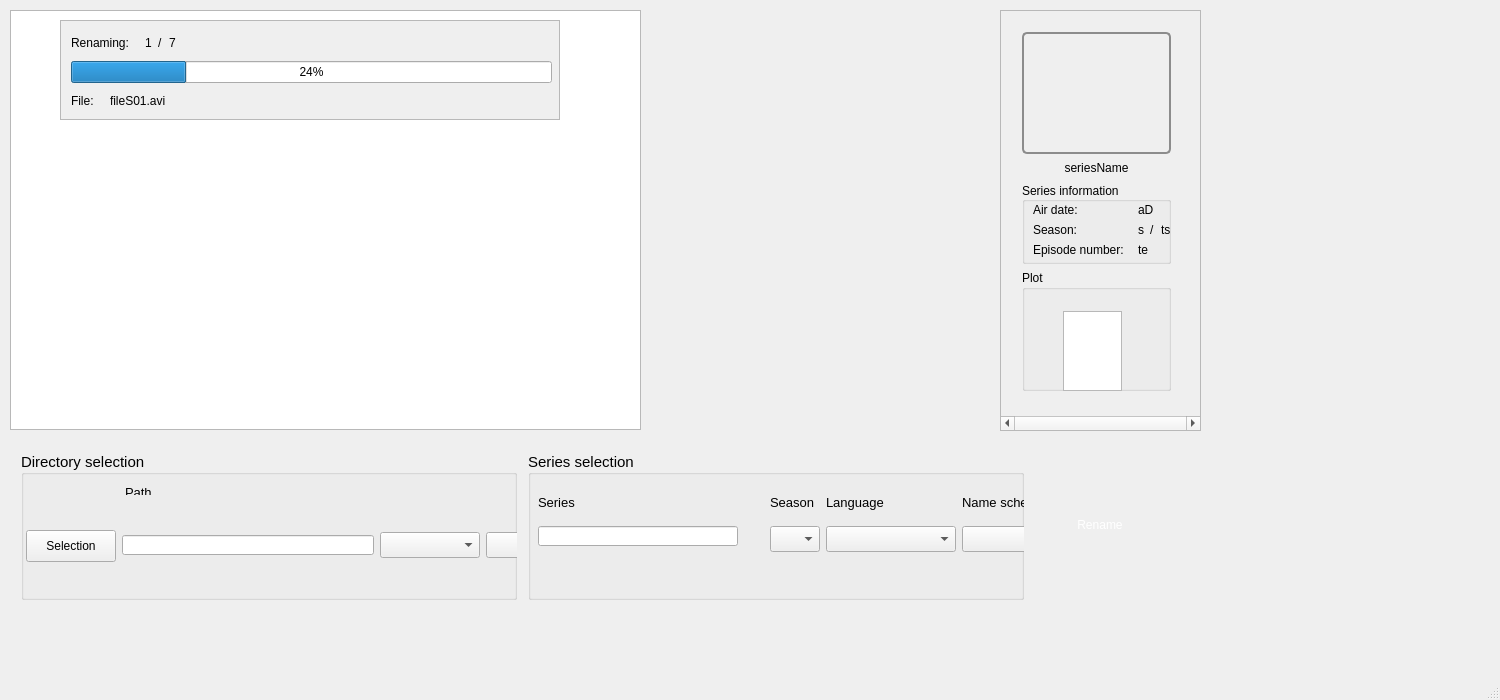
<?xml version="1.0" encoding="UTF-8"?>
<ui version="4.0">
 <class>MainWindow</class>
 <widget class="QMainWindow" name="MainWindow">
  <property name="geometry">
   <rect>
    <x>0</x>
    <y>0</y>
    <width>1500</width>
    <height>700</height>
   </rect>
  </property>
  <property name="minimumSize">
   <size>
    <width>1050</width>
    <height>620</height>
   </size>
  </property>
  <property name="windowTitle">
   <string>SeriesScraper</string>
  </property>
  <property name="windowIcon">
   <iconset>
    <normaloff>:/images/app_logo/seriesScraper_icon.png</normaloff>:/images/app_logo/seriesScraper_icon.png</iconset>
  </property>
  <property name="unifiedTitleAndToolBarOnMac">
   <bool>true</bool>
  </property>
  <widget class="QWidget" name="centralWidget">
   <property name="minimumSize">
    <size>
     <width>800</width>
     <height>500</height>
    </size>
   </property>
   <property name="styleSheet">
    <string notr="true">#renameButton {
	color: rgb(255, 255, 255);
	background-image: url(:/images/button_blue.png);
	border: none;
	outline: none;
}

#renameButton:pressed {
	background-image: url(:/images/button_blue_pressed.png);
}

#renameButton:!enabled {
	color: rgb(200, 200, 200);
	background-image: url(:/images/button_grey.png);
}

#posterInfoLabel {
	border-radius: 5px;
    border: 2px solid #8c8c8c;
}</string>
   </property>
   <widget class="QTableWidget" name="episodeNameTable">
    <property name="geometry">
     <rect>
      <x>10</x>
      <y>10</y>
      <width>631</width>
      <height>420</height>
     </rect>
    </property>
    <property name="focusPolicy">
     <enum>Qt::ClickFocus</enum>
    </property>
    <property name="autoFillBackground">
     <bool>false</bool>
    </property>
    <property name="horizontalScrollBarPolicy">
     <enum>Qt::ScrollBarAsNeeded</enum>
    </property>
   </widget>
   <widget class="QScrollArea" name="additionalInfoScrollArea">
    <property name="geometry">
     <rect>
      <x>1000</x>
      <y>10</y>
      <width>201</width>
      <height>421</height>
     </rect>
    </property>
    <property name="focusPolicy">
     <enum>Qt::NoFocus</enum>
    </property>
    <property name="horizontalScrollBarPolicy">
     <enum>Qt::ScrollBarAlwaysOn</enum>
    </property>
    <property name="sizeAdjustPolicy">
     <enum>QAbstractScrollArea::AdjustIgnored</enum>
    </property>
    <property name="widgetResizable">
     <bool>true</bool>
    </property>
    <property name="alignment">
     <set>Qt::AlignCenter</set>
    </property>
    <widget class="QWidget" name="scrollAreaWidgetContents">
     <property name="geometry">
      <rect>
       <x>0</x>
       <y>8</y>
       <width>199</width>
       <height>403</height>
      </rect>
     </property>
     <widget class="QWidget" name="horizontalLayoutWidget_4">
      <property name="geometry">
       <rect>
        <x>0</x>
        <y>0</y>
        <width>191</width>
        <height>401</height>
       </rect>
      </property>
      <layout class="QHBoxLayout" name="additionalScrollAreaHorizontalLayout">
       <item>
        <spacer name="horizontalSpacer_8">
         <property name="orientation">
          <enum>Qt::Horizontal</enum>
         </property>
         <property name="sizeType">
          <enum>QSizePolicy::Fixed</enum>
         </property>
         <property name="sizeHint" stdset="0">
          <size>
           <width>10</width>
           <height>20</height>
          </size>
         </property>
        </spacer>
       </item>
       <item>
        <layout class="QVBoxLayout" name="verticalLayout_3">
         <item>
          <spacer name="verticalSpacer_2">
           <property name="orientation">
            <enum>Qt::Vertical</enum>
           </property>
           <property name="sizeType">
            <enum>QSizePolicy::Fixed</enum>
           </property>
           <property name="sizeHint" stdset="0">
            <size>
             <width>20</width>
             <height>10</height>
            </size>
           </property>
          </spacer>
         </item>
         <item>
          <layout class="QHBoxLayout" name="horizontalLayout">
           <item>
            <widget class="QLabel" name="posterInfoLabel">
             <property name="sizePolicy">
              <sizepolicy hsizetype="Preferred" vsizetype="Preferred">
               <horstretch>0</horstretch>
               <verstretch>0</verstretch>
              </sizepolicy>
             </property>
             <property name="minimumSize">
              <size>
               <width>80</width>
               <height>120</height>
              </size>
             </property>
             <property name="baseSize">
              <size>
               <width>0</width>
               <height>9</height>
              </size>
             </property>
             <property name="layoutDirection">
              <enum>Qt::LeftToRight</enum>
             </property>
             <property name="styleSheet">
              <string notr="true"/>
             </property>
             <property name="text">
              <string/>
             </property>
             <property name="alignment">
              <set>Qt::AlignCenter</set>
             </property>
            </widget>
           </item>
          </layout>
         </item>
         <item>
          <widget class="QLabel" name="seriesNameInfoLabelData">
           <property name="minimumSize">
            <size>
             <width>0</width>
             <height>16</height>
            </size>
           </property>
           <property name="maximumSize">
            <size>
             <width>16777215</width>
             <height>16</height>
            </size>
           </property>
           <property name="font">
            <font>
             <family>Segoe UI</family>
            </font>
           </property>
           <property name="text">
            <string>seriesName</string>
           </property>
           <property name="alignment">
            <set>Qt::AlignCenter</set>
           </property>
          </widget>
         </item>
         <item>
          <widget class="QGroupBox" name="infoGroupBox">
           <property name="minimumSize">
            <size>
             <width>0</width>
             <height>82</height>
            </size>
           </property>
           <property name="maximumSize">
            <size>
             <width>16777215</width>
             <height>82</height>
            </size>
           </property>
           <property name="title">
            <string>Series information</string>
           </property>
           <property name="alignment">
            <set>Qt::AlignLeading|Qt::AlignLeft|Qt::AlignVCenter</set>
           </property>
           <widget class="QWidget" name="horizontalLayoutWidget_2">
            <property name="geometry">
             <rect>
              <x>0</x>
              <y>10</y>
              <width>181</width>
              <height>76</height>
             </rect>
            </property>
            <layout class="QHBoxLayout" name="seriesInfohorizontalLayout">
             <property name="sizeConstraint">
              <enum>QLayout::SetDefaultConstraint</enum>
             </property>
             <item>
              <layout class="QVBoxLayout" name="verticalLayout">
               <property name="leftMargin">
                <number>0</number>
               </property>
               <property name="rightMargin">
                <number>5</number>
               </property>
               <item>
                <widget class="QLabel" name="airDateInfoLabel">
                 <property name="font">
                  <font>
                   <family>Segoe UI</family>
                  </font>
                 </property>
                 <property name="text">
                  <string>Air date:</string>
                 </property>
                </widget>
               </item>
               <item>
                <widget class="QLabel" name="seasonInfoLabel">
                 <property name="font">
                  <font>
                   <family>Segoe UI</family>
                  </font>
                 </property>
                 <property name="text">
                  <string>Season:</string>
                 </property>
                </widget>
               </item>
               <item>
                <widget class="QLabel" name="totalEpisodesInfoLabel">
                 <property name="font">
                  <font>
                   <family>Segoe UI</family>
                  </font>
                 </property>
                 <property name="text">
                  <string>Episode number: </string>
                 </property>
                </widget>
               </item>
              </layout>
             </item>
             <item>
              <layout class="QVBoxLayout" name="verticalLayout_2">
               <item>
                <widget class="QLabel" name="airDateInfoLabelData">
                 <property name="font">
                  <font>
                   <family>Segoe UI</family>
                  </font>
                 </property>
                 <property name="text">
                  <string>aD</string>
                 </property>
                </widget>
               </item>
               <item>
                <layout class="QHBoxLayout" name="horizontalLayout_2">
                 <item>
                  <widget class="QLabel" name="seasonInfoLabelData">
                   <property name="text">
                    <string>s</string>
                   </property>
                  </widget>
                 </item>
                 <item>
                  <widget class="QLabel" name="ofInfoLabel">
                   <property name="text">
                    <string>/</string>
                   </property>
                  </widget>
                 </item>
                 <item>
                  <widget class="QLabel" name="totalSeasonInfoLabelData">
                   <property name="text">
                    <string>ts</string>
                   </property>
                  </widget>
                 </item>
                 <item>
                  <spacer name="horizontalSpacer">
                   <property name="orientation">
                    <enum>Qt::Horizontal</enum>
                   </property>
                   <property name="sizeType">
                    <enum>QSizePolicy::Expanding</enum>
                   </property>
                   <property name="sizeHint" stdset="0">
                    <size>
                     <width>20</width>
                     <height>20</height>
                    </size>
                   </property>
                  </spacer>
                 </item>
                </layout>
               </item>
               <item>
                <widget class="QLabel" name="totalEpisodesInfoLabelData">
                 <property name="font">
                  <font>
                   <family>Segoe UI</family>
                  </font>
                 </property>
                 <property name="text">
                  <string>te</string>
                 </property>
                </widget>
               </item>
              </layout>
             </item>
            </layout>
           </widget>
          </widget>
         </item>
         <item>
          <widget class="QGroupBox" name="plotGroupBox">
           <property name="title">
            <string>Plot</string>
           </property>
           <widget class="QWidget" name="verticalLayoutWidget_3">
            <property name="geometry">
             <rect>
              <x>30</x>
              <y>30</y>
              <width>81</width>
              <height>102</height>
             </rect>
            </property>
            <layout class="QVBoxLayout" name="plotTextVerticalLayout">
             <item>
              <widget class="QPlainTextEdit" name="plotPlainTextEdit">
               <property name="sizePolicy">
                <sizepolicy hsizetype="Expanding" vsizetype="Expanding">
                 <horstretch>0</horstretch>
                 <verstretch>0</verstretch>
                </sizepolicy>
               </property>
               <property name="minimumSize">
                <size>
                 <width>0</width>
                 <height>60</height>
                </size>
               </property>
               <property name="maximumSize">
                <size>
                 <width>16777215</width>
                 <height>300</height>
                </size>
               </property>
               <property name="focusPolicy">
                <enum>Qt::ClickFocus</enum>
               </property>
               <property name="frameShape">
                <enum>QFrame::StyledPanel</enum>
               </property>
               <property name="frameShadow">
                <enum>QFrame::Sunken</enum>
               </property>
               <property name="undoRedoEnabled">
                <bool>false</bool>
               </property>
               <property name="readOnly">
                <bool>true</bool>
               </property>
               <property name="cursorWidth">
                <number>0</number>
               </property>
               <property name="textInteractionFlags">
                <set>Qt::TextSelectableByKeyboard|Qt::TextSelectableByMouse</set>
               </property>
               <property name="backgroundVisible">
                <bool>false</bool>
               </property>
              </widget>
             </item>
            </layout>
           </widget>
          </widget>
         </item>
         <item>
          <spacer name="verticalSpacer_4">
           <property name="orientation">
            <enum>Qt::Vertical</enum>
           </property>
           <property name="sizeType">
            <enum>QSizePolicy::Fixed</enum>
           </property>
           <property name="sizeHint" stdset="0">
            <size>
             <width>20</width>
             <height>10</height>
            </size>
           </property>
          </spacer>
         </item>
        </layout>
       </item>
       <item>
        <spacer name="horizontalSpacer_9">
         <property name="orientation">
          <enum>Qt::Horizontal</enum>
         </property>
         <property name="sizeType">
          <enum>QSizePolicy::Fixed</enum>
         </property>
         <property name="sizeHint" stdset="0">
          <size>
           <width>10</width>
           <height>20</height>
          </size>
         </property>
        </spacer>
       </item>
      </layout>
     </widget>
    </widget>
   </widget>
   <widget class="QWidget" name="centralControlElementWidget" native="true">
    <property name="geometry">
     <rect>
      <x>10</x>
      <y>440</y>
      <width>1171</width>
      <height>200</height>
     </rect>
    </property>
    <property name="minimumSize">
     <size>
      <width>0</width>
      <height>200</height>
     </size>
    </property>
    <property name="maximumSize">
     <size>
      <width>16777215</width>
      <height>200</height>
     </size>
    </property>
    <widget class="QWidget" name="horizontalLayoutWidget_5">
     <property name="geometry">
      <rect>
       <x>0</x>
       <y>0</y>
       <width>1161</width>
       <height>171</height>
      </rect>
     </property>
     <layout class="QHBoxLayout" name="controlElementshorizontalLayout">
      <item>
       <widget class="QGroupBox" name="pathGroupBox">
        <property name="font">
         <font>
          <family>Segoe UI</family>
          <pointsize>11</pointsize>
         </font>
        </property>
        <property name="title">
         <string>Directory selection</string>
        </property>
        <property name="alignment">
         <set>Qt::AlignLeading|Qt::AlignLeft|Qt::AlignVCenter</set>
        </property>
        <widget class="QWidget" name="horizontalLayoutWidget">
         <property name="geometry">
          <rect>
           <x>0</x>
           <y>20</y>
           <width>907</width>
           <height>129</height>
          </rect>
         </property>
         <layout class="QHBoxLayout" name="directorySelectionHorizontalLayout">
          <property name="leftMargin">
           <number>5</number>
          </property>
          <property name="rightMargin">
           <number>5</number>
          </property>
          <property name="bottomMargin">
           <number>10</number>
          </property>
          <item>
           <layout class="QVBoxLayout" name="selectionButtonVerticalLayout">
            <item>
             <spacer name="verticalSpacer">
              <property name="orientation">
               <enum>Qt::Vertical</enum>
              </property>
              <property name="sizeType">
               <enum>QSizePolicy::Fixed</enum>
              </property>
              <property name="sizeHint" stdset="0">
               <size>
                <width>10</width>
                <height>20</height>
               </size>
              </property>
             </spacer>
            </item>
            <item>
             <widget class="QPushButton" name="selectionButton">
              <property name="minimumSize">
               <size>
                <width>90</width>
                <height>32</height>
               </size>
              </property>
              <property name="maximumSize">
               <size>
                <width>120</width>
                <height>32</height>
               </size>
              </property>
              <property name="font">
               <font>
                <family>Segoe UI</family>
               </font>
              </property>
              <property name="text">
               <string>Selection</string>
              </property>
             </widget>
            </item>
           </layout>
          </item>
          <item>
           <layout class="QVBoxLayout" name="verticalLayout_6">
            <item>
             <widget class="QLabel" name="pathLabel">
              <property name="sizePolicy">
               <sizepolicy hsizetype="Preferred" vsizetype="Fixed">
                <horstretch>0</horstretch>
                <verstretch>0</verstretch>
               </sizepolicy>
              </property>
              <property name="maximumSize">
               <size>
                <width>16777215</width>
                <height>13</height>
               </size>
              </property>
              <property name="font">
               <font>
                <family>Segoe UI</family>
                <pointsize>10</pointsize>
               </font>
              </property>
              <property name="text">
               <string>Path</string>
              </property>
              <property name="textFormat">
               <enum>Qt::AutoText</enum>
              </property>
              <property name="alignment">
               <set>Qt::AlignLeading|Qt::AlignLeft|Qt::AlignTop</set>
              </property>
              <property name="margin">
               <number>0</number>
              </property>
              <property name="indent">
               <number>3</number>
              </property>
             </widget>
            </item>
            <item>
             <layout class="QHBoxLayout" name="directoryWidgetHorizontalLayout">
              <item>
               <widget class="QLineEdit" name="directPathInputLineEdit">
                <property name="minimumSize">
                 <size>
                  <width>200</width>
                  <height>20</height>
                 </size>
                </property>
                <property name="maximumSize">
                 <size>
                  <width>16777215</width>
                  <height>20</height>
                 </size>
                </property>
               </widget>
              </item>
              <item>
               <widget class="QComboBox" name="pathStructure4ComboBox">
                <property name="minimumSize">
                 <size>
                  <width>100</width>
                  <height>26</height>
                 </size>
                </property>
                <property name="maximumSize">
                 <size>
                  <width>220</width>
                  <height>26</height>
                 </size>
                </property>
                <property name="insertPolicy">
                 <enum>QComboBox::InsertAtBottom</enum>
                </property>
               </widget>
              </item>
              <item>
               <widget class="QComboBox" name="pathStructure3ComboBox">
                <property name="minimumSize">
                 <size>
                  <width>100</width>
                  <height>26</height>
                 </size>
                </property>
                <property name="maximumSize">
                 <size>
                  <width>220</width>
                  <height>26</height>
                 </size>
                </property>
               </widget>
              </item>
              <item>
               <widget class="QComboBox" name="pathStructure2ComboBox">
                <property name="minimumSize">
                 <size>
                  <width>100</width>
                  <height>26</height>
                 </size>
                </property>
                <property name="maximumSize">
                 <size>
                  <width>220</width>
                  <height>26</height>
                 </size>
                </property>
               </widget>
              </item>
              <item>
               <widget class="QComboBox" name="pathStructure1ComboBox">
                <property name="minimumSize">
                 <size>
                  <width>100</width>
                  <height>26</height>
                 </size>
                </property>
                <property name="maximumSize">
                 <size>
                  <width>300</width>
                  <height>26</height>
                 </size>
                </property>
               </widget>
              </item>
              <item>
               <widget class="QPushButton" name="pathStructureContentButton">
                <property name="minimumSize">
                 <size>
                  <width>50</width>
                  <height>32</height>
                 </size>
                </property>
                <property name="maximumSize">
                 <size>
                  <width>50</width>
                  <height>16777215</height>
                 </size>
                </property>
                <property name="text">
                 <string/>
                </property>
                <property name="icon">
                 <iconset resource="../images/resource.qrc">
                  <normaloff>:/ui_icons/arrow_down.png</normaloff>:/ui_icons/arrow_down.png</iconset>
                </property>
               </widget>
              </item>
              <item>
               <widget class="QPushButton" name="directoryUpdateButton">
                <property name="enabled">
                 <bool>false</bool>
                </property>
                <property name="minimumSize">
                 <size>
                  <width>50</width>
                  <height>32</height>
                 </size>
                </property>
                <property name="maximumSize">
                 <size>
                  <width>50</width>
                  <height>32</height>
                 </size>
                </property>
                <property name="text">
                 <string/>
                </property>
                <property name="icon">
                 <iconset>
                  <normalon>:/ui_icons/update.png</normalon>
                 </iconset>
                </property>
               </widget>
              </item>
              <item>
               <widget class="QLabel" name="correctPathLabel">
                <property name="text">
                 <string/>
                </property>
               </widget>
              </item>
             </layout>
            </item>
           </layout>
          </item>
         </layout>
        </widget>
       </widget>
      </item>
      <item>
       <spacer name="horizontalSpacer_2">
        <property name="orientation">
         <enum>Qt::Horizontal</enum>
        </property>
        <property name="sizeType">
         <enum>QSizePolicy::Fixed</enum>
        </property>
        <property name="sizeHint" stdset="0">
         <size>
          <width>5</width>
          <height>20</height>
         </size>
        </property>
       </spacer>
      </item>
      <item>
       <widget class="QGroupBox" name="seriesGroupBox">
        <property name="font">
         <font>
          <family>Segoe UI</family>
          <pointsize>11</pointsize>
         </font>
        </property>
        <property name="title">
         <string>Series selection</string>
        </property>
        <property name="alignment">
         <set>Qt::AlignLeading|Qt::AlignLeft|Qt::AlignVCenter</set>
        </property>
        <widget class="QWidget" name="horizontalLayoutWidget_3">
         <property name="geometry">
          <rect>
           <x>0</x>
           <y>20</y>
           <width>575</width>
           <height>101</height>
          </rect>
         </property>
         <layout class="QHBoxLayout" name="seriesSelectionHorizontalLayout">
          <property name="leftMargin">
           <number>10</number>
          </property>
          <property name="rightMargin">
           <number>10</number>
          </property>
          <property name="bottomMargin">
           <number>10</number>
          </property>
          <item>
           <layout class="QVBoxLayout" name="seriesVerticalLayout">
            <item>
             <widget class="QLabel" name="seriesLabel">
              <property name="maximumSize">
               <size>
                <width>16777215</width>
                <height>18</height>
               </size>
              </property>
              <property name="font">
               <font>
                <family>Segoe UI</family>
                <pointsize>10</pointsize>
               </font>
              </property>
              <property name="text">
               <string>Series</string>
              </property>
              <property name="alignment">
               <set>Qt::AlignBottom|Qt::AlignLeading|Qt::AlignLeft</set>
              </property>
             </widget>
            </item>
            <item>
             <layout class="QHBoxLayout" name="seriesLineEditHorizontalLayout">
              <item>
               <widget class="QLineEdit" name="seriesLineEdit">
                <property name="minimumSize">
                 <size>
                  <width>120</width>
                  <height>20</height>
                 </size>
                </property>
                <property name="maximumSize">
                 <size>
                  <width>200</width>
                  <height>20</height>
                 </size>
                </property>
                <property name="font">
                 <font>
                  <family>Segoe UI</family>
                 </font>
                </property>
                <property name="autoFillBackground">
                 <bool>false</bool>
                </property>
               </widget>
              </item>
              <item>
               <widget class="QLabel" name="correctSeriesLabel">
                <property name="minimumSize">
                 <size>
                  <width>20</width>
                  <height>20</height>
                 </size>
                </property>
                <property name="maximumSize">
                 <size>
                  <width>20</width>
                  <height>20</height>
                 </size>
                </property>
                <property name="text">
                 <string/>
                </property>
               </widget>
              </item>
             </layout>
            </item>
            <item>
             <spacer name="verticalSpacer_3">
              <property name="orientation">
               <enum>Qt::Vertical</enum>
              </property>
              <property name="sizeType">
               <enum>QSizePolicy::Fixed</enum>
              </property>
              <property name="sizeHint" stdset="0">
               <size>
                <width>20</width>
                <height>5</height>
               </size>
              </property>
             </spacer>
            </item>
           </layout>
          </item>
          <item>
           <layout class="QVBoxLayout" name="seasonVerticalLayout">
            <item>
             <widget class="QLabel" name="seasonLabel">
              <property name="maximumSize">
               <size>
                <width>16777215</width>
                <height>18</height>
               </size>
              </property>
              <property name="font">
               <font>
                <family>Segoe UI</family>
                <pointsize>10</pointsize>
               </font>
              </property>
              <property name="text">
               <string>Season</string>
              </property>
              <property name="alignment">
               <set>Qt::AlignBottom|Qt::AlignLeading|Qt::AlignLeft</set>
              </property>
             </widget>
            </item>
            <item>
             <widget class="QComboBox" name="seasonComboBox">
              <property name="minimumSize">
               <size>
                <width>50</width>
                <height>26</height>
               </size>
              </property>
              <property name="maximumSize">
               <size>
                <width>50</width>
                <height>26</height>
               </size>
              </property>
              <property name="font">
               <font>
                <family>Segoe UI</family>
               </font>
              </property>
             </widget>
            </item>
           </layout>
          </item>
          <item>
           <layout class="QVBoxLayout" name="languageVerticalLayout">
            <item>
             <widget class="QLabel" name="seriesLanguageLabel">
              <property name="maximumSize">
               <size>
                <width>16777215</width>
                <height>18</height>
               </size>
              </property>
              <property name="font">
               <font>
                <family>Segoe UI</family>
                <pointsize>10</pointsize>
               </font>
              </property>
              <property name="text">
               <string>Language</string>
              </property>
              <property name="alignment">
               <set>Qt::AlignBottom|Qt::AlignLeading|Qt::AlignLeft</set>
              </property>
             </widget>
            </item>
            <item>
             <widget class="QComboBox" name="seriesLanguageComboBox">
              <property name="minimumSize">
               <size>
                <width>85</width>
                <height>26</height>
               </size>
              </property>
              <property name="maximumSize">
               <size>
                <width>130</width>
                <height>26</height>
               </size>
              </property>
              <property name="font">
               <font>
                <family>Segoe UI</family>
               </font>
              </property>
             </widget>
            </item>
           </layout>
          </item>
          <item>
           <layout class="QVBoxLayout" name="nameSchemeVerticalLayout">
            <item>
             <widget class="QLabel" name="nameSchemeLabel">
              <property name="enabled">
               <bool>true</bool>
              </property>
              <property name="maximumSize">
               <size>
                <width>16777215</width>
                <height>18</height>
               </size>
              </property>
              <property name="font">
               <font>
                <family>Segoe UI</family>
                <pointsize>10</pointsize>
               </font>
              </property>
              <property name="text">
               <string>Name scheme</string>
              </property>
              <property name="scaledContents">
               <bool>false</bool>
              </property>
              <property name="alignment">
               <set>Qt::AlignBottom|Qt::AlignLeading|Qt::AlignLeft</set>
              </property>
             </widget>
            </item>
            <item>
             <widget class="QComboBox" name="nameSchemeComboBox">
              <property name="minimumSize">
               <size>
                <width>95</width>
                <height>26</height>
               </size>
              </property>
              <property name="maximumSize">
               <size>
                <width>160</width>
                <height>26</height>
               </size>
              </property>
              <property name="font">
               <font>
                <family>Segoe UI</family>
               </font>
              </property>
             </widget>
            </item>
           </layout>
          </item>
         </layout>
        </widget>
       </widget>
      </item>
      <item>
       <spacer name="horizontalSpacer_3">
        <property name="orientation">
         <enum>Qt::Horizontal</enum>
        </property>
        <property name="sizeType">
         <enum>QSizePolicy::Fixed</enum>
        </property>
        <property name="sizeHint" stdset="0">
         <size>
          <width>10</width>
          <height>20</height>
         </size>
        </property>
       </spacer>
      </item>
      <item>
       <widget class="QPushButton" name="renameButton">
        <property name="minimumSize">
         <size>
          <width>120</width>
          <height>60</height>
         </size>
        </property>
        <property name="maximumSize">
         <size>
          <width>120</width>
          <height>60</height>
         </size>
        </property>
        <property name="font">
         <font>
          <family>Segoe UI</family>
          <weight>50</weight>
          <bold>false</bold>
          <underline>false</underline>
          <stylestrategy>PreferDefault</stylestrategy>
          <kerning>true</kerning>
         </font>
        </property>
        <property name="cursor">
         <cursorShape>PointingHandCursor</cursorShape>
        </property>
        <property name="autoFillBackground">
         <bool>false</bool>
        </property>
        <property name="styleSheet">
         <string notr="true">#renameButton {
	color: rgb(255, 255, 255);
	background-image: url(:/ui_icons/button_blue.png);
	border: none;
	outline: none;
}

#renameButton:pressed {
	background-image: url(:/ui_icons/button_blue_pressed.png);
}

#renameButton:!enabled {
	color: rgb(200, 200, 200);
	background-image: url(:/ui_icons/button_grey.png);
}

#posterInfoLabel {
	border-radius: 5px;
    border: 2px solid #8c8c8c;
}</string>
        </property>
        <property name="text">
         <string>Rename</string>
        </property>
        <property name="checkable">
         <bool>false</bool>
        </property>
        <property name="autoRepeat">
         <bool>false</bool>
        </property>
        <property name="autoRepeatDelay">
         <number>300</number>
        </property>
        <property name="autoDefault">
         <bool>false</bool>
        </property>
        <property name="default">
         <bool>false</bool>
        </property>
        <property name="flat">
         <bool>false</bool>
        </property>
       </widget>
      </item>
     </layout>
    </widget>
   </widget>
   <widget class="QScrollArea" name="renameProgressScrollArea">
    <property name="geometry">
     <rect>
      <x>60</x>
      <y>20</y>
      <width>500</width>
      <height>100</height>
     </rect>
    </property>
    <property name="focusPolicy">
     <enum>Qt::NoFocus</enum>
    </property>
    <property name="verticalScrollBarPolicy">
     <enum>Qt::ScrollBarAlwaysOff</enum>
    </property>
    <property name="horizontalScrollBarPolicy">
     <enum>Qt::ScrollBarAlwaysOff</enum>
    </property>
    <property name="widgetResizable">
     <bool>true</bool>
    </property>
    <widget class="QWidget" name="renameProgressWidget">
     <property name="geometry">
      <rect>
       <x>0</x>
       <y>0</y>
       <width>498</width>
       <height>98</height>
      </rect>
     </property>
     <widget class="QWidget" name="verticalLayoutWidget">
      <property name="geometry">
       <rect>
        <x>0</x>
        <y>0</y>
        <width>501</width>
        <height>101</height>
       </rect>
      </property>
      <layout class="QVBoxLayout" name="renamingProgressVerticalLayout">
       <property name="leftMargin">
        <number>10</number>
       </property>
       <property name="topMargin">
        <number>10</number>
       </property>
       <property name="rightMargin">
        <number>10</number>
       </property>
       <property name="bottomMargin">
        <number>10</number>
       </property>
       <item>
        <layout class="QHBoxLayout" name="renamingProgressLabelHorizontalLayout">
         <item>
          <widget class="QLabel" name="renamingLabel">
           <property name="text">
            <string>Renaming:</string>
           </property>
          </widget>
         </item>
         <item>
          <spacer name="horizontalSpacer_4">
           <property name="orientation">
            <enum>Qt::Horizontal</enum>
           </property>
           <property name="sizeType">
            <enum>QSizePolicy::Fixed</enum>
           </property>
           <property name="sizeHint" stdset="0">
            <size>
             <width>10</width>
             <height>20</height>
            </size>
           </property>
          </spacer>
         </item>
         <item>
          <widget class="QLabel" name="renamingProgressCurrentObjectLabel">
           <property name="text">
            <string>1</string>
           </property>
          </widget>
         </item>
         <item>
          <widget class="QLabel" name="renamingProgressOfLabel">
           <property name="text">
            <string>/</string>
           </property>
          </widget>
         </item>
         <item>
          <widget class="QLabel" name="renamingProgressTotalObjectsLabel">
           <property name="text">
            <string>7</string>
           </property>
          </widget>
         </item>
         <item>
          <spacer name="horizontalSpacer_5">
           <property name="orientation">
            <enum>Qt::Horizontal</enum>
           </property>
           <property name="sizeHint" stdset="0">
            <size>
             <width>40</width>
             <height>20</height>
            </size>
           </property>
          </spacer>
         </item>
        </layout>
       </item>
       <item>
        <widget class="QProgressBar" name="renamingProgressBar">
         <property name="value">
          <number>24</number>
         </property>
        </widget>
       </item>
       <item>
        <layout class="QHBoxLayout" name="renamingProgressFileOutputHorizontalLayout">
         <item>
          <widget class="QLabel" name="renamingProgressFileOutputLabel">
           <property name="text">
            <string>File:</string>
           </property>
          </widget>
         </item>
         <item>
          <spacer name="horizontalSpacer_6">
           <property name="orientation">
            <enum>Qt::Horizontal</enum>
           </property>
           <property name="sizeType">
            <enum>QSizePolicy::Fixed</enum>
           </property>
           <property name="sizeHint" stdset="0">
            <size>
             <width>10</width>
             <height>20</height>
            </size>
           </property>
          </spacer>
         </item>
         <item>
          <widget class="QLabel" name="renamingProgressCurrentFileLabel">
           <property name="text">
            <string>fileS01.avi</string>
           </property>
          </widget>
         </item>
         <item>
          <spacer name="horizontalSpacer_7">
           <property name="orientation">
            <enum>Qt::Horizontal</enum>
           </property>
           <property name="sizeHint" stdset="0">
            <size>
             <width>40</width>
             <height>20</height>
            </size>
           </property>
          </spacer>
         </item>
        </layout>
       </item>
      </layout>
     </widget>
    </widget>
   </widget>
  </widget>
  <widget class="QStatusBar" name="statusBar">
   <property name="toolTip">
    <string/>
   </property>
   <property name="statusTip">
    <string/>
   </property>
  </widget>
  <widget class="QMenuBar" name="menuBar">
   <property name="geometry">
    <rect>
     <x>0</x>
     <y>0</y>
     <width>1500</width>
     <height>22</height>
    </rect>
   </property>
   <property name="nativeMenuBar">
    <bool>true</bool>
   </property>
  </widget>
 </widget>
 <layoutdefault spacing="6" margin="11"/>
 <tabstops>
  <tabstop>seriesLineEdit</tabstop>
  <tabstop>seasonComboBox</tabstop>
  <tabstop>seriesLanguageComboBox</tabstop>
  <tabstop>nameSchemeComboBox</tabstop>
  <tabstop>renameButton</tabstop>
  <tabstop>selectionButton</tabstop>
  <tabstop>directPathInputLineEdit</tabstop>
  <tabstop>pathStructure4ComboBox</tabstop>
  <tabstop>pathStructure3ComboBox</tabstop>
  <tabstop>pathStructure2ComboBox</tabstop>
  <tabstop>pathStructure1ComboBox</tabstop>
  <tabstop>pathStructureContentButton</tabstop>
  <tabstop>directoryUpdateButton</tabstop>
  <tabstop>renameProgressScrollArea</tabstop>
  <tabstop>plotPlainTextEdit</tabstop>
  <tabstop>additionalInfoScrollArea</tabstop>
  <tabstop>episodeNameTable</tabstop>
 </tabstops>
 <resources>
  <include location="../images/resource.qrc"/>
 </resources>
 <connections/>
</ui>
